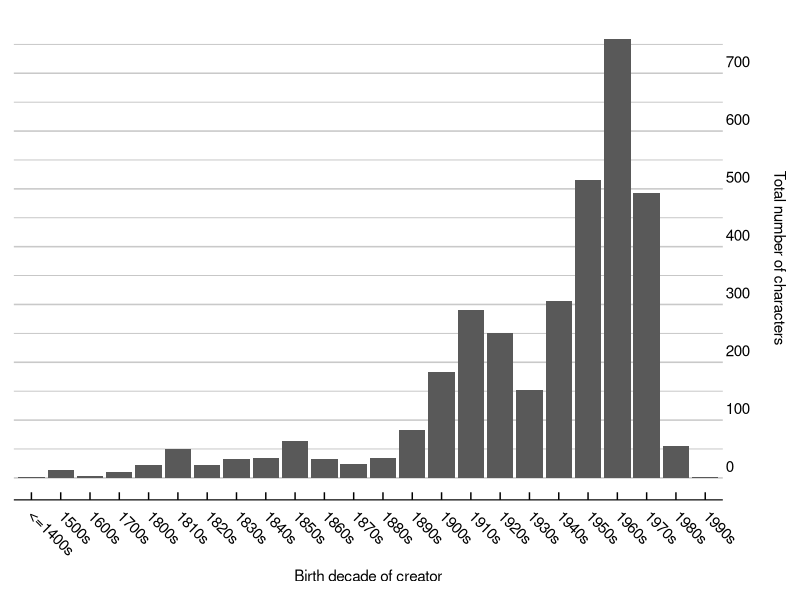
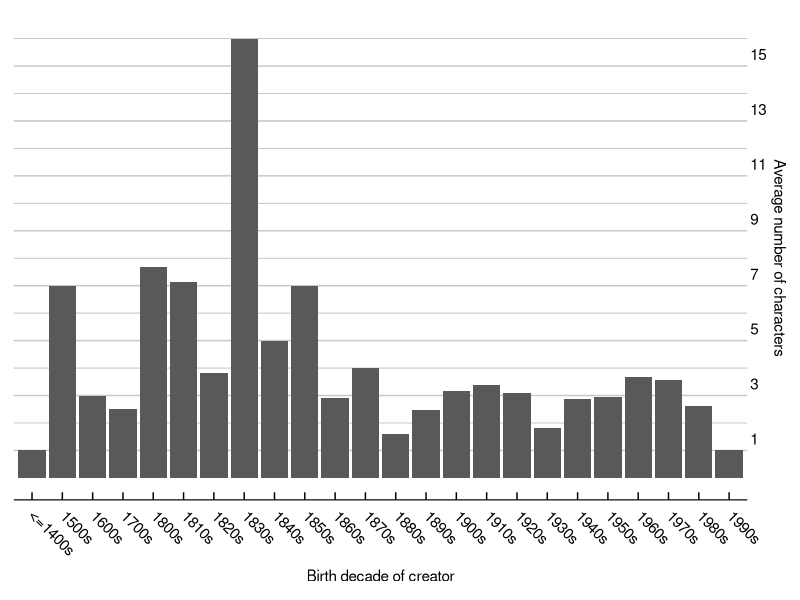
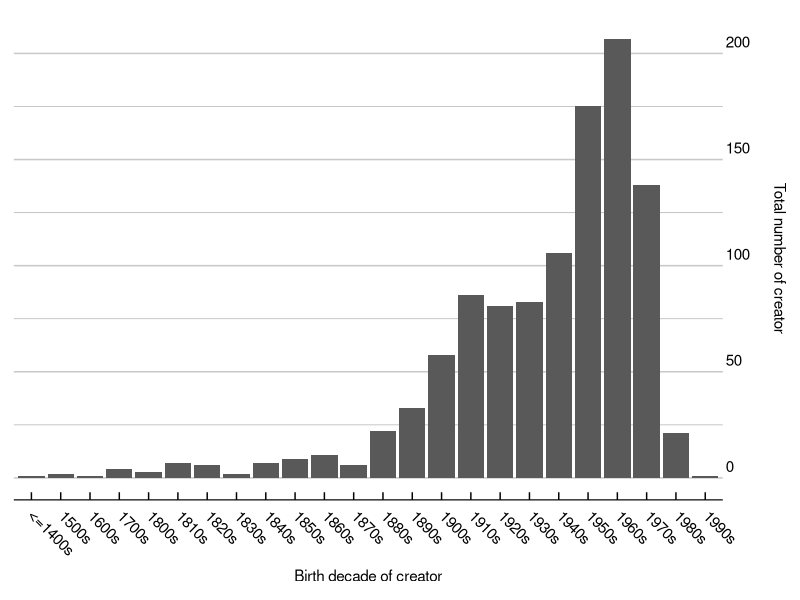
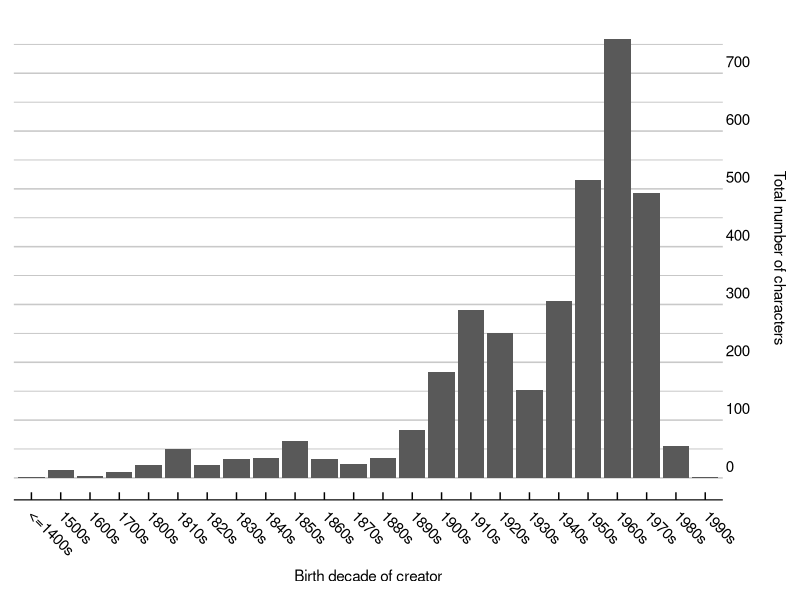
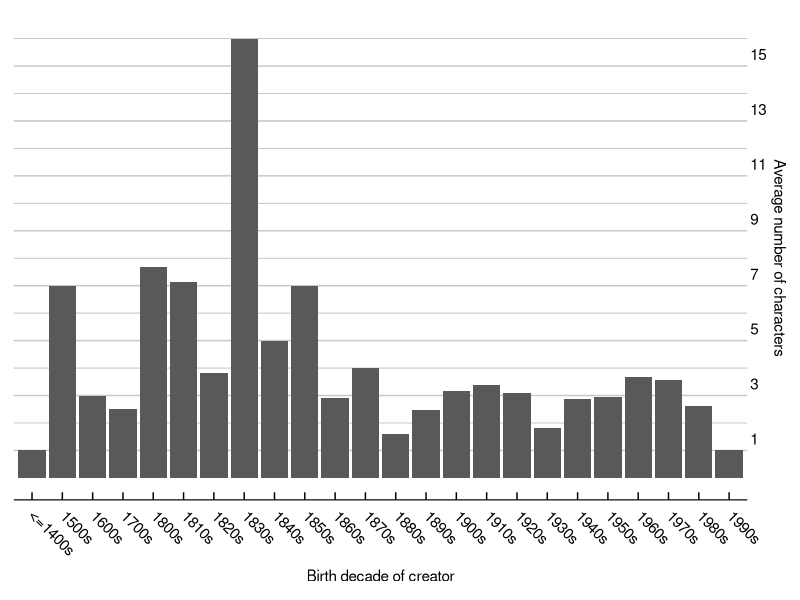
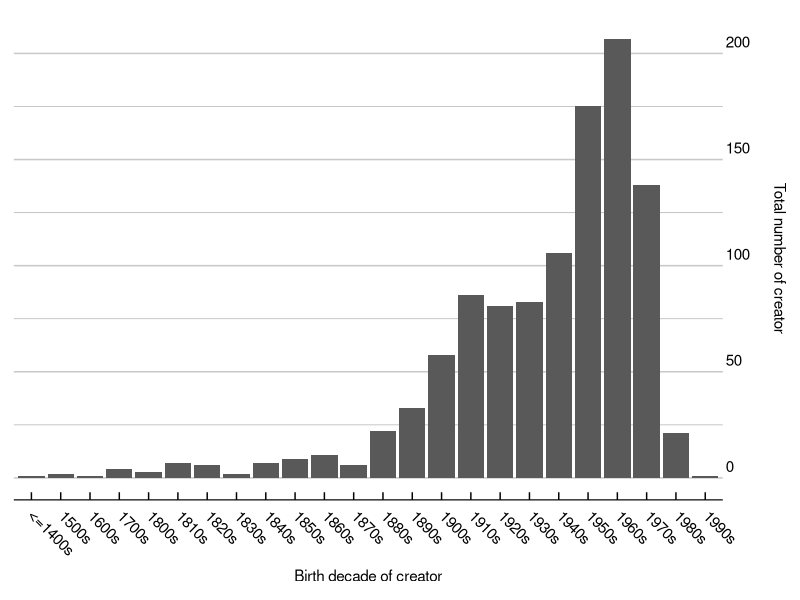

R code for these plots, in order:
setwd("~/Desktop/data_analysis/Final project/Develish-Data-Demons")

library(tidyverse)
library(ggthemes)

creator_data <- read_csv("creator_data_cleaned.csv") 

genre_data <- count(creator_data, genre)

creators_with_descriptions <- creator_data %>%
  filter(!is.na(Description)) %>%
  write_csv("creators_with_descriptions.csv")

creators_with_genre <- creator_data %>%
  filter(!is.na(genre))

plot1a <- creator_data %>%
  select(birthYear, Number_of_characters) %>%
  mutate(birthDecade = ifelse((birthYear<1500), "<=1400s", 0)) %>%
  mutate(birthDecade = ifelse((birthYear>1499) & (birthYear<1600), "1500s", birthDecade)) %>%
  mutate(birthDecade = ifelse((birthYear>1599) & (birthYear<1700), "1600s", birthDecade)) %>%
  mutate(birthDecade = ifelse((birthYear>1699) & (birthYear<1800), "1700s", birthDecade)) %>%
  mutate(birthDecade = ifelse((birthYear>1799) & (birthYear<1810), "1800s", birthDecade)) %>%
  mutate(birthDecade = ifelse((birthYear>1809) & (birthYear<1820), "1810s", birthDecade)) %>%
  mutate(birthDecade = ifelse((birthYear>1819) & (birthYear<1830), "1820s", birthDecade)) %>%
  mutate(birthDecade = ifelse((birthYear>1829) & (birthYear<1840), "1830s", birthDecade)) %>%
  mutate(birthDecade = ifelse((birthYear>1839) & (birthYear<1850), "1840s", birthDecade)) %>%
  mutate(birthDecade = ifelse((birthYear>1849) & (birthYear<1860), "1850s", birthDecade)) %>%
  mutate(birthDecade = ifelse((birthYear>1859) & (birthYear<1870), "1860s", birthDecade)) %>%
  mutate(birthDecade = ifelse((birthYear>1869) & (birthYear<1880), "1870s", birthDecade)) %>%
  mutate(birthDecade = ifelse((birthYear>1879) & (birthYear<1890), "1880s", birthDecade)) %>%
  mutate(birthDecade = ifelse((birthYear>1889) & (birthYear<1900), "1890s", birthDecade)) %>%
  mutate(birthDecade = ifelse((birthYear>1899) & (birthYear<1910), "1900s", birthDecade)) %>%
  mutate(birthDecade = ifelse((birthYear>1909) & (birthYear<1920), "1910s", birthDecade)) %>%
  mutate(birthDecade = ifelse((birthYear>1919) & (birthYear<1930), "1920s", birthDecade)) %>%
  mutate(birthDecade = ifelse((birthYear>1929) & (birthYear<1940), "1930s", birthDecade)) %>%
  mutate(birthDecade = ifelse((birthYear>1939) & (birthYear<1950), "1940s", birthDecade)) %>%
  mutate(birthDecade = ifelse((birthYear>1949) & (birthYear<1960), "1950s", birthDecade)) %>%
  mutate(birthDecade = ifelse((birthYear>1959) & (birthYear<1970), "1960s", birthDecade)) %>%
  mutate(birthDecade = ifelse((birthYear>1969) & (birthYear<1980), "1970s", birthDecade)) %>%
  mutate(birthDecade = ifelse((birthYear>1979) & (birthYear<1990), "1980s", birthDecade)) %>%
  mutate(birthDecade = ifelse((birthYear>1989) & (birthYear<2000), "1990s", birthDecade))
  
plot_SUM <- plot1a %>%
  group_by(birthDecade) %>%
  summarise(TOTcharacters_by_birthDecade = sum(Number_of_characters))

plot_SUM <- plot_SUM[-c(25),]

ggplot(data=plot_SUM)+
  aes(x=birthDecade, y=TOTcharacters_by_birthDecade) +
  geom_col()+
  labs(x = "Birth decade of creator",
       y = "Total number of characters\n")+
  theme_economist_white(gray_bg = FALSE)+
  scale_color_economist()+
  scale_y_continuous(minor_breaks = seq(0 , 750, 50), breaks = seq(0, 700, 100), 
                     position = "right")+
  theme(axis.text.x = element_text(angle = -45, hjust = 0.1),
        axis.text.y = element_text(vjust = -0.5, hjust = -10),
        panel.grid.minor = element_line(colour="grey", size=0.3),
        panel.grid = element_line(colour="grey", size=0.3))

ggsave("total_characters.pdf")

plot_AVG <- plot1a %>%
  group_by(birthDecade) %>%
  summarise(AVGcharacters_by_birthDecade = mean(Number_of_characters))

plot_AVG <- plot_AVG[-c(25),]

ggplot(data=plot_AVG)+
  aes(x=birthDecade, y=AVGcharacters_by_birthDecade) +
  geom_col()+
  labs(x = "Birth decade of creator",
       y = "Average number of characters")+
  theme_economist_white(gray_bg = FALSE)+
  scale_color_economist()+
  scale_y_continuous(minor_breaks = seq(1 , 16, 1), breaks = seq(1, 16, 2),
                     position = "right")+
  theme(axis.text.x = element_text(angle = -45, hjust = 0.1),
        axis.text.y = element_text(vjust = -0.5, hjust = -0.5),
        panel.grid.minor = element_line(colour="grey", size=0.3),
        panel.grid = element_line(colour="grey", size=0.3))

ggsave("average_characters.pdf")


plot_AUTHORS <- plot1a %>%
  group_by(birthDecade)%>%
  arrange(birthDecade)%>%
  mutate(not_available = ifelse(birthYear == "NA", 1, 2))%>%
  subset(not_available==2)

ggplot(data=plot_AUTHORS)+
  aes(x=birthDecade) +
  geom_bar()+
  labs(x = "Birth decade of creator",
       y = "Total number of creator\n")+
  theme_economist_white(gray_bg = FALSE)+
  scale_color_economist()+
  scale_y_continuous( position = "right")+
  theme(axis.text.x = element_text(angle = -45, hjust = 0.1),
        axis.text.y = element_text(vjust = -0.5, hjust = -10),
        panel.grid.minor = element_line(colour="grey", size=0.3),
        panel.grid = element_line(colour="grey", size=0.3))

ggsave("total_authors.pdf")
